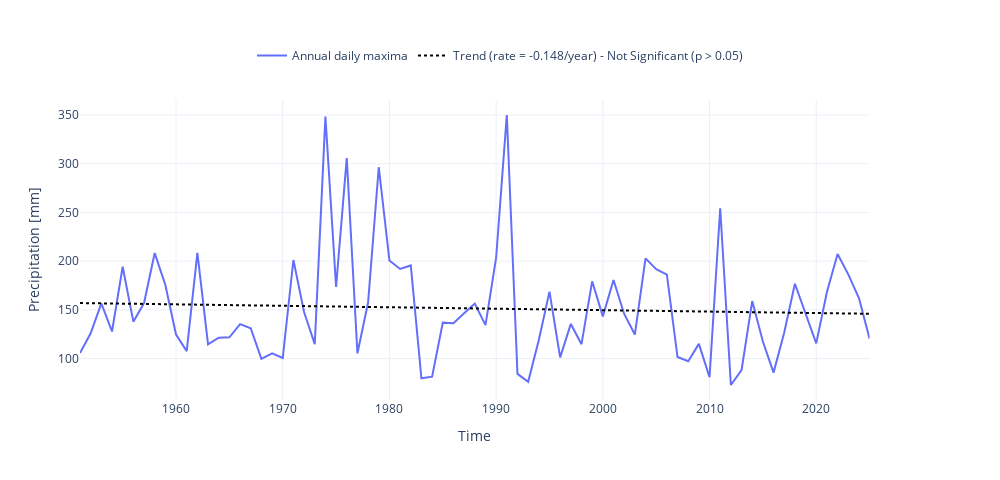

Notebook cell for this chart:
### Markdown cell above
The evolution of the annual maximum precipitation is shown in the following plot.

### Code cell
data_max = data.groupby(data.index.year).max()
data_max.index = pd.to_datetime(data_max.index, format="%Y")

dict_plot = [
    {"data": data_max, "var": "PRCP", "ax": 1, "label": "Annual daily maxima"},
]
plot_timeseries_interactive(
    dict_plot, trendline=True, figsize=(25, 12), label_yaxes="Precipitation [mm]"
);
